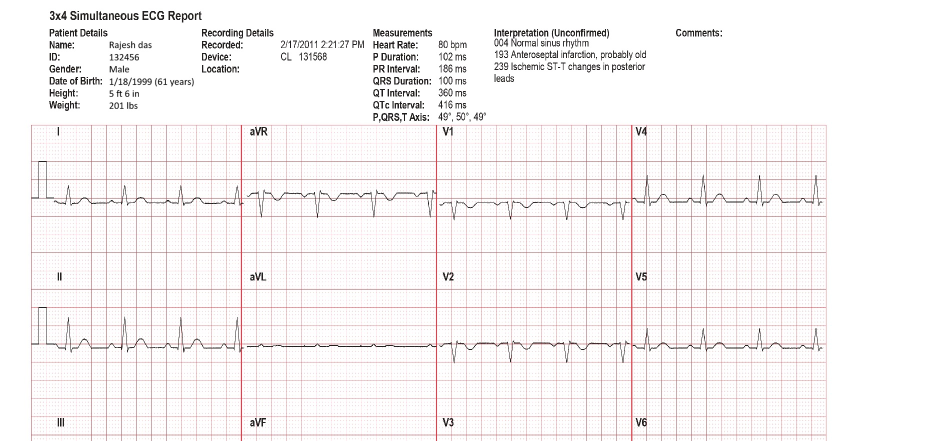
#> input picture Modules/Mod1/data/1.jpg, 1868 x 881 px (shown at 1/2 size)
$ python -i OCR.py   (imports and definitions only)
#> lines starting #> are read from the running program, lines starting #| are printed output that depends on the picture; after the words box and inside, x2 and y2 are one past the last pixel; in counts of white or black regions, pixels touching at a corner belong together
import cv2
import pytesseract
import os

# Set Tesseract path (Windows)
tesseract_path = r"C:\Program Files\Tesseract-OCR\tesseract.exe"

if os.path.exists(tesseract_path):
    pytesseract.pytesseract.tesseract_cmd = tesseract_path


def preprocess_image(image_path):
#> called with image_path = 'data/1.jpg'
    img = cv2.imread(image_path)
#> img is the input picture: shape (881, 1868, 3); mean B, G, R 243.8, 243.5, 246.6

    # Rotate image (important for your ECG)
    img = cv2.rotate(img, cv2.ROTATE_90_CLOCKWISE)
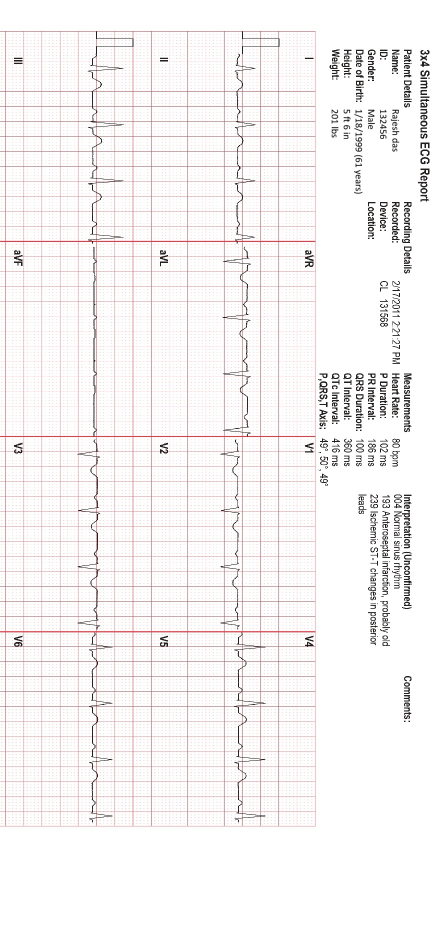
#> img: shape (1868, 881, 3) (shown at 1/2 size); mean B, G, R 243.8, 243.5, 246.6

    # Resize (improves OCR)
    img = cv2.resize(img, None, fx=2, fy=2)
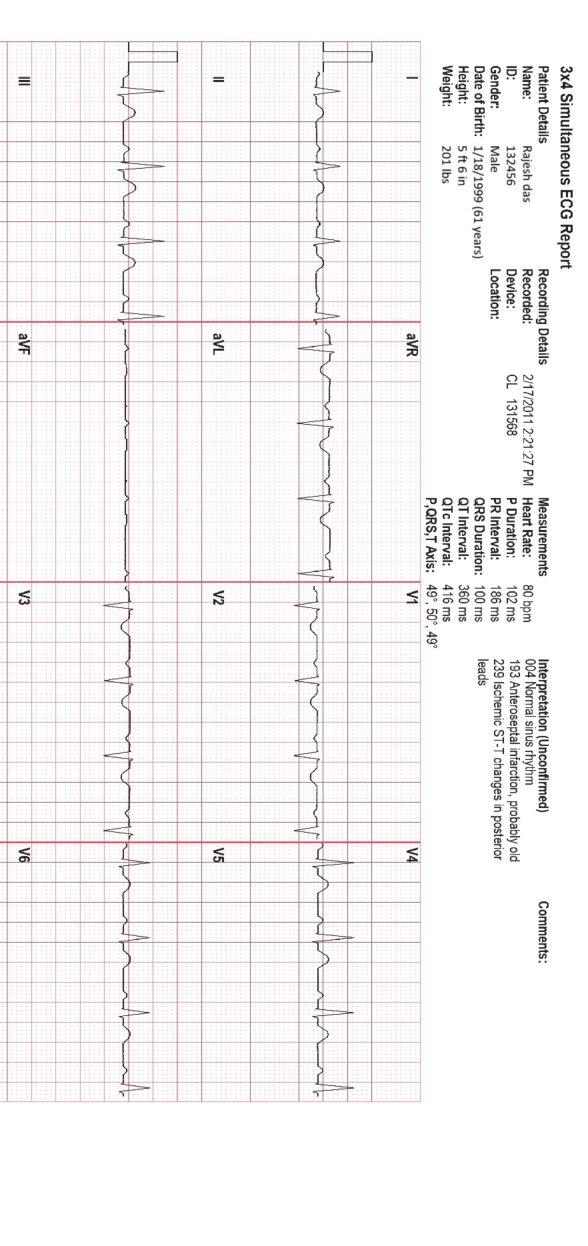
#> img: shape (3736, 1762, 3) (shown at 1/3 size); mean B, G, R 243.8, 243.5, 246.6

    # Convert to grayscale
    gray = cv2.cvtColor(img, cv2.COLOR_BGR2GRAY)

    # Reduce noise
    gray = cv2.GaussianBlur(gray, (5, 5), 0)

    # Binary threshold
    _, thresh = cv2.threshold(gray, 150, 255, cv2.THRESH_BINARY)
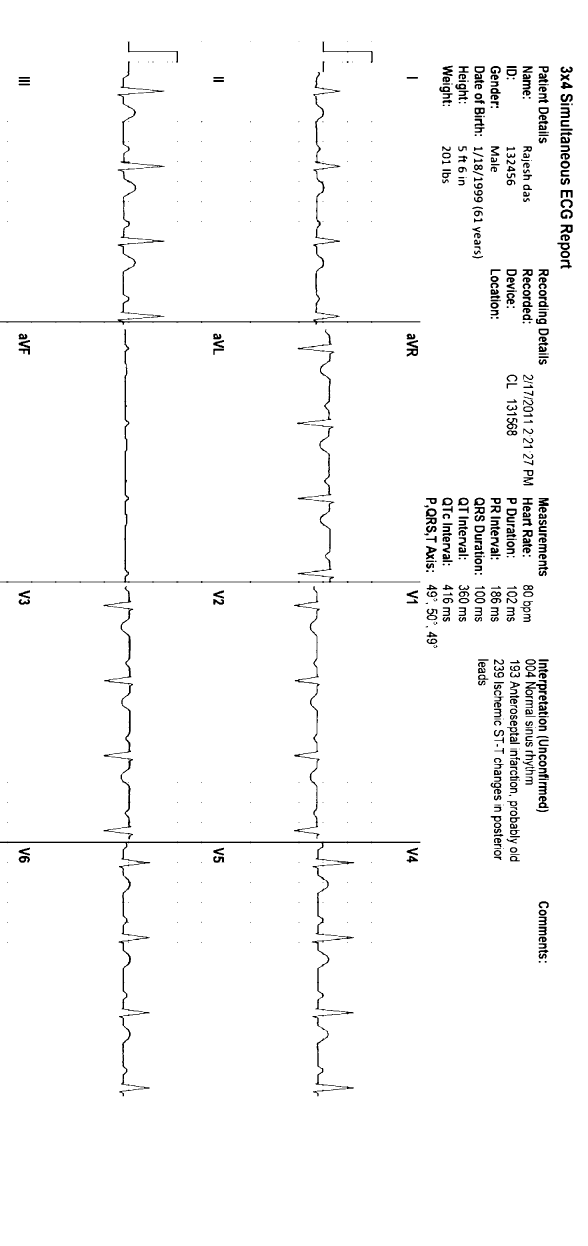
#> thresh: shape (3736, 1762) (shown at 1/3 size); 97.6% white; 651 black regions (151 under 20 px), largest, box (x1, y1, x2, y2) and area: (0, 216, 1261, 974) 11276, (0, 2524, 1261, 3257) 11045, (0, 988, 1261, 1749) 8814

    return thresh


def extract_text_from_image(image_path):
    processed = preprocess_image(image_path)

    # OCR configuration
    custom_config = r'--oem 3 --psm 6'

    text = pytesseract.image_to_string(processed, config=custom_config)

    return text

>>> result = preprocess_image('data/1.jpg')

$ run again, on Modules/Mod1/data/ecg7.jpg
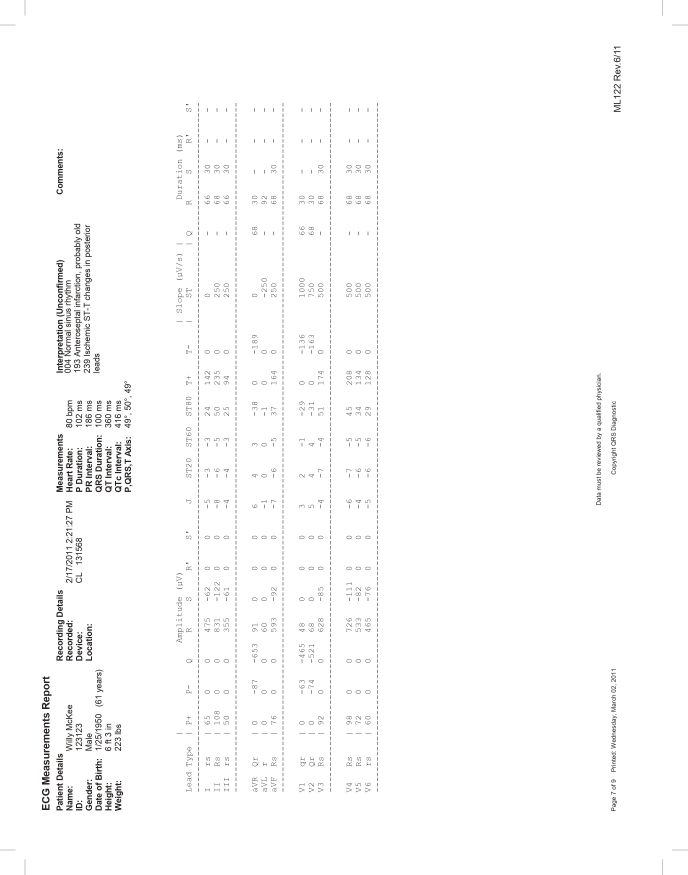
#> input picture Modules/Mod1/data/ecg7.jpg, 2750 x 3500 px (shown at 1/4 size)
#> in preprocess_image, img is the input picture: shape (3500, 2750, 3); mean B, G, R 251.8, 251.8, 251.9
#> in preprocess_image, `img = cv2.rotate(img, cv2.ROTATE_90_CLOCKWISE)`:
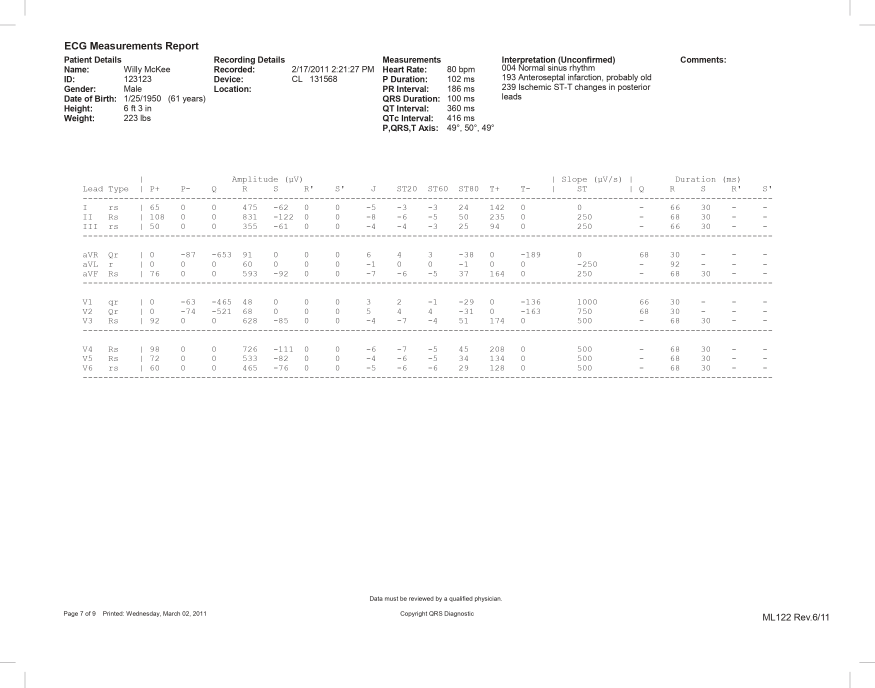
#> img: shape (2750, 3500, 3) (shown at 1/4 size); mean B, G, R 251.8, 251.8, 251.9
#> thresh: shape (5500, 7000); 98.6% white; 1868 black regions (14 under 20 px), largest, box (x1, y1, x2, y2) and area: (724, 336, 782, 396) 2501, (1328, 336, 1381, 396) 1946, (3349, 998, 3428, 1048) 1826
